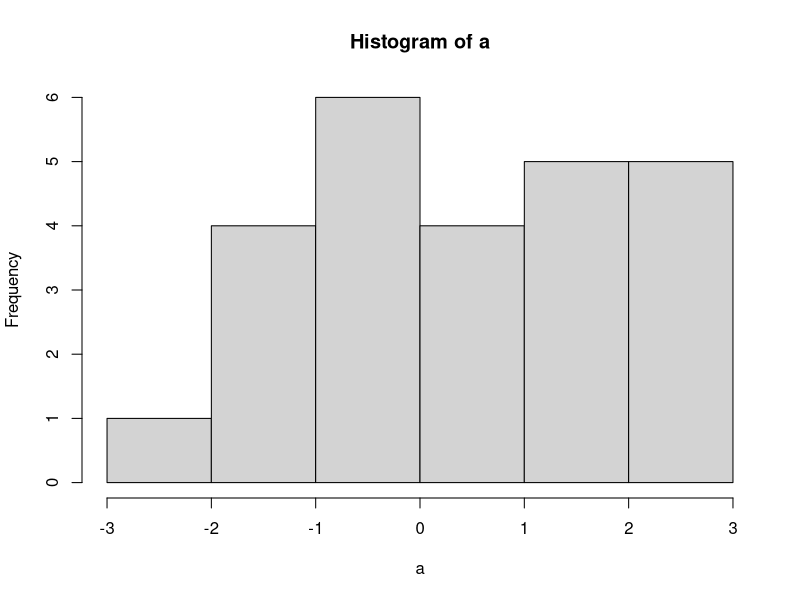
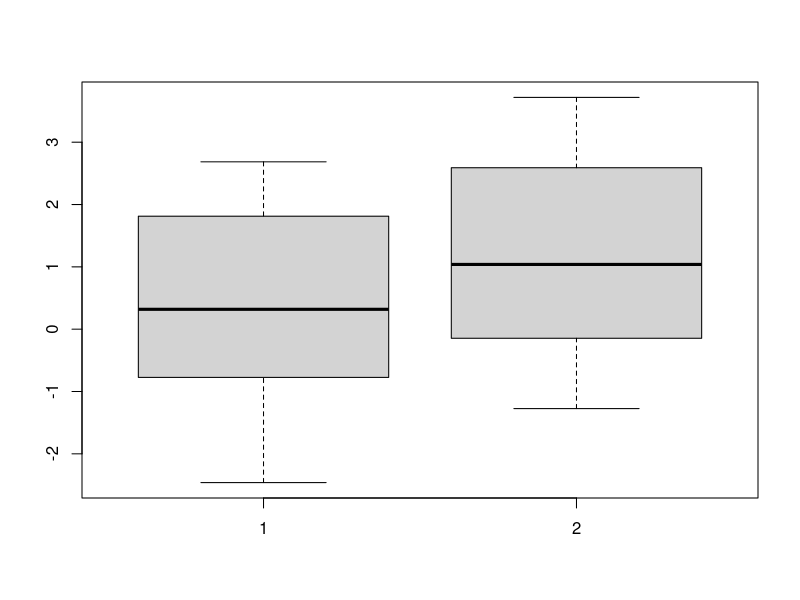

These charts were generated, in order, by the following R code:
## ---- chunk 1
paired_bs_pval <- function(x, y, B = 1000){
    d <- y - x
    n <- length(d)
    dc <- c(d, -d)
    bs_mat <- matrix(sample(dc, B * n, replace = TRUE), nrow = B)
    bs_test_statistic <- apply(bs_mat, 1, mean)
    d_bar <- mean(d)
    pval <- mean(bs_test_statistic >= d_bar )
    return(pval)
}
## ---- chunk 2
num_el <- 25
set.seed(20240918)
a <- runif(num_el, -3, 3)
hist(a) #explore
b <- runif(num_el,-3, 3) + 1
boxplot(a,b) #explore
## ---- chunk 3
print(paired_bs_pval(a,b))
## ---- chunk 4
t.test(a,b,"t")
## ---- chunk 5
knitr::opts_chunk$set(echo = TRUE)
